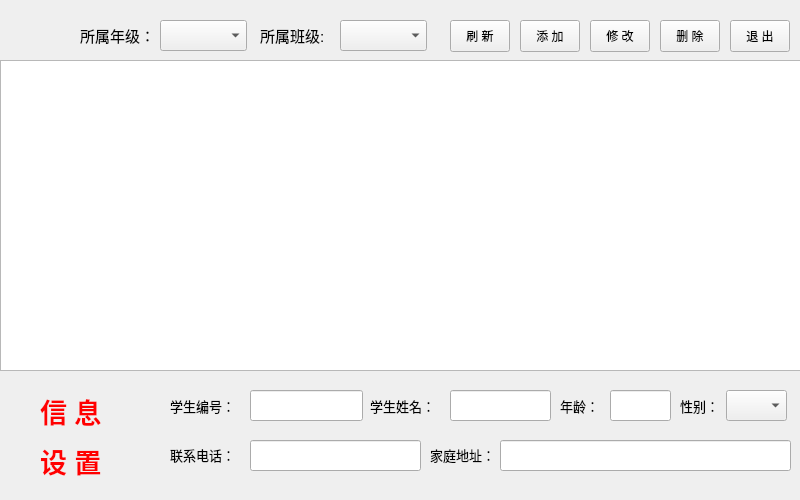
<?xml version="1.0" encoding="UTF-8"?>
<ui version="4.0">
 <class>MainWindow</class>
 <widget class="QMainWindow" name="MainWindow">
  <property name="geometry">
   <rect>
    <x>0</x>
    <y>0</y>
    <width>800</width>
    <height>500</height>
   </rect>
  </property>
  <property name="windowTitle">
   <string>学生信息管理</string>
  </property>
  <widget class="QWidget" name="centralwidget">
   <widget class="QLabel" name="label">
    <property name="geometry">
     <rect>
      <x>80</x>
      <y>20</y>
      <width>81</width>
      <height>31</height>
     </rect>
    </property>
    <property name="font">
     <font>
      <pointsize>11</pointsize>
     </font>
    </property>
    <property name="text">
     <string>所属年级：</string>
    </property>
   </widget>
   <widget class="QComboBox" name="comboBox">
    <property name="geometry">
     <rect>
      <x>160</x>
      <y>20</y>
      <width>87</width>
      <height>31</height>
     </rect>
    </property>
   </widget>
   <widget class="QLabel" name="label_2">
    <property name="geometry">
     <rect>
      <x>260</x>
      <y>20</y>
      <width>81</width>
      <height>31</height>
     </rect>
    </property>
    <property name="font">
     <font>
      <pointsize>11</pointsize>
     </font>
    </property>
    <property name="text">
     <string>所属班级:</string>
    </property>
   </widget>
   <widget class="QComboBox" name="comboBox_2">
    <property name="geometry">
     <rect>
      <x>340</x>
      <y>20</y>
      <width>87</width>
      <height>31</height>
     </rect>
    </property>
   </widget>
   <widget class="QPushButton" name="pushButton">
    <property name="geometry">
     <rect>
      <x>450</x>
      <y>20</y>
      <width>60</width>
      <height>32</height>
     </rect>
    </property>
    <property name="text">
     <string>刷 新</string>
    </property>
   </widget>
   <widget class="QPushButton" name="pushButton_2">
    <property name="geometry">
     <rect>
      <x>520</x>
      <y>20</y>
      <width>60</width>
      <height>32</height>
     </rect>
    </property>
    <property name="text">
     <string>添 加</string>
    </property>
   </widget>
   <widget class="QPushButton" name="pushButton_3">
    <property name="geometry">
     <rect>
      <x>590</x>
      <y>20</y>
      <width>60</width>
      <height>32</height>
     </rect>
    </property>
    <property name="text">
     <string>修 改</string>
    </property>
   </widget>
   <widget class="QPushButton" name="pushButton_4">
    <property name="geometry">
     <rect>
      <x>660</x>
      <y>20</y>
      <width>60</width>
      <height>32</height>
     </rect>
    </property>
    <property name="text">
     <string>删 除</string>
    </property>
   </widget>
   <widget class="QTableView" name="tableView">
    <property name="geometry">
     <rect>
      <x>0</x>
      <y>60</y>
      <width>801</width>
      <height>311</height>
     </rect>
    </property>
   </widget>
   <widget class="QLabel" name="label_4">
    <property name="geometry">
     <rect>
      <x>170</x>
      <y>395</y>
      <width>72</width>
      <height>21</height>
     </rect>
    </property>
    <property name="font">
     <font>
      <pointsize>10</pointsize>
     </font>
    </property>
    <property name="text">
     <string>学生编号：</string>
    </property>
   </widget>
   <widget class="QLabel" name="label_5">
    <property name="geometry">
     <rect>
      <x>170</x>
      <y>444</y>
      <width>72</width>
      <height>21</height>
     </rect>
    </property>
    <property name="font">
     <font>
      <pointsize>10</pointsize>
     </font>
    </property>
    <property name="text">
     <string>联系电话：</string>
    </property>
   </widget>
   <widget class="QLineEdit" name="lineEdit">
    <property name="geometry">
     <rect>
      <x>250</x>
      <y>390</y>
      <width>113</width>
      <height>31</height>
     </rect>
    </property>
   </widget>
   <widget class="QLineEdit" name="lineEdit_2">
    <property name="geometry">
     <rect>
      <x>250</x>
      <y>440</y>
      <width>171</width>
      <height>31</height>
     </rect>
    </property>
   </widget>
   <widget class="QLabel" name="label_6">
    <property name="geometry">
     <rect>
      <x>370</x>
      <y>395</y>
      <width>72</width>
      <height>21</height>
     </rect>
    </property>
    <property name="font">
     <font>
      <pointsize>10</pointsize>
     </font>
    </property>
    <property name="text">
     <string>学生姓名：</string>
    </property>
   </widget>
   <widget class="QLineEdit" name="lineEdit_3">
    <property name="geometry">
     <rect>
      <x>450</x>
      <y>390</y>
      <width>101</width>
      <height>31</height>
     </rect>
    </property>
   </widget>
   <widget class="QLabel" name="label_7">
    <property name="geometry">
     <rect>
      <x>430</x>
      <y>444</y>
      <width>72</width>
      <height>21</height>
     </rect>
    </property>
    <property name="font">
     <font>
      <pointsize>10</pointsize>
     </font>
    </property>
    <property name="text">
     <string>家庭地址：</string>
    </property>
   </widget>
   <widget class="QLineEdit" name="lineEdit_4">
    <property name="geometry">
     <rect>
      <x>500</x>
      <y>440</y>
      <width>291</width>
      <height>31</height>
     </rect>
    </property>
   </widget>
   <widget class="QLabel" name="label_8">
    <property name="geometry">
     <rect>
      <x>560</x>
      <y>395</y>
      <width>41</width>
      <height>21</height>
     </rect>
    </property>
    <property name="font">
     <font>
      <pointsize>10</pointsize>
     </font>
    </property>
    <property name="text">
     <string>年龄：</string>
    </property>
   </widget>
   <widget class="QLineEdit" name="lineEdit_5">
    <property name="geometry">
     <rect>
      <x>610</x>
      <y>390</y>
      <width>61</width>
      <height>31</height>
     </rect>
    </property>
   </widget>
   <widget class="QLabel" name="label_9">
    <property name="geometry">
     <rect>
      <x>680</x>
      <y>395</y>
      <width>41</width>
      <height>21</height>
     </rect>
    </property>
    <property name="font">
     <font>
      <pointsize>10</pointsize>
     </font>
    </property>
    <property name="text">
     <string>性别：</string>
    </property>
   </widget>
   <widget class="QComboBox" name="comboBox_3">
    <property name="geometry">
     <rect>
      <x>726</x>
      <y>390</y>
      <width>61</width>
      <height>31</height>
     </rect>
    </property>
   </widget>
   <widget class="QPushButton" name="pushButton_5">
    <property name="geometry">
     <rect>
      <x>730</x>
      <y>20</y>
      <width>60</width>
      <height>32</height>
     </rect>
    </property>
    <property name="text">
     <string>退 出</string>
    </property>
   </widget>
   <widget class="QLabel" name="label_3">
    <property name="geometry">
     <rect>
      <x>40</x>
      <y>390</y>
      <width>91</width>
      <height>41</height>
     </rect>
    </property>
    <property name="font">
     <font>
      <pointsize>20</pointsize>
      <weight>75</weight>
      <bold>true</bold>
     </font>
    </property>
    <property name="autoFillBackground">
     <bool>false</bool>
    </property>
    <property name="styleSheet">
     <string notr="true">color: rgb(255, 0, 0);</string>
    </property>
    <property name="text">
     <string>信 息</string>
    </property>
   </widget>
   <widget class="QLabel" name="label_10">
    <property name="geometry">
     <rect>
      <x>40</x>
      <y>440</y>
      <width>91</width>
      <height>41</height>
     </rect>
    </property>
    <property name="font">
     <font>
      <pointsize>20</pointsize>
      <weight>75</weight>
      <bold>true</bold>
     </font>
    </property>
    <property name="styleSheet">
     <string notr="true">color: rgb(255, 0, 0);</string>
    </property>
    <property name="text">
     <string>设 置</string>
    </property>
   </widget>
  </widget>
 </widget>
 <resources/>
 <connections/>
</ui>
